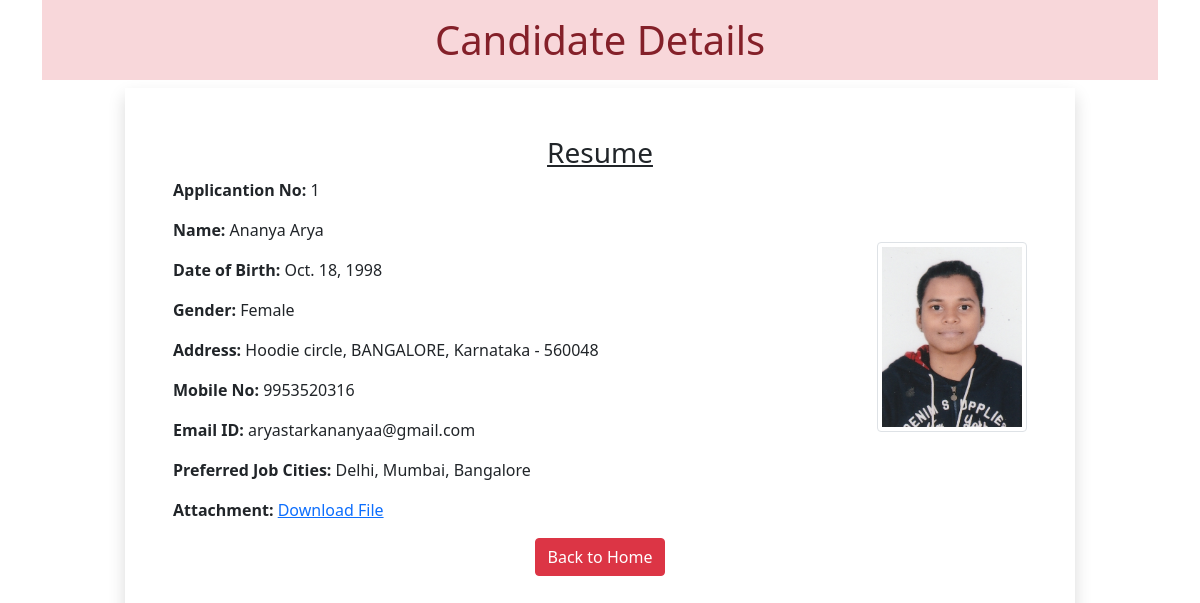
The page /1 on the database its author committed.
### myapp/models.py (models this page shows)
class Resume(models.Model):
    name = models.CharField(max_length = 100)
    dob = models.DateField(auto_now=False,auto_now_add=False)
    gender = models.CharField(max_length = 100)
    locality = models.CharField(max_length = 100)
    city = models.CharField(max_length = 100)
    pin = models.PositiveIntegerField()
    state = models.CharField(choices = STATE_CHOICE, max_length = 50)
    mobile = models.PositiveIntegerField()
    email = models.EmailField()
    job_city = models.CharField(max_length = 100)
    profile_image = models.ImageField(upload_to = 'profileimg',blank = True)
    my_file = models.FileField(upload_to='doc',blank = True)

### myapp/views.py (the view)
# urls.py: path('<int:pk>', views.CandidateView.as_view(), name='candidate')
class CandidateView(View):
    def get(self, request, pk):
        candidate = Resume.objects.get(pk=pk)
        return render(request, 'myapp/candidate.html', {'candidate':candidate})

### myapp/templatetags/myfilter.py (called while the page is built)
@register.filter(name='remove_special')
def remove_chars(value, arg):
 for character in arg:
  value = value.replace(character, "")
 return value

### myapp/templates/myapp/candidate.html (shortened to what this page needs)
<!DOCTYPE html>
{% load myfilter %}
<html lang="en">
<head>
  <link href="https://cdn.jsdelivr.net/npm/bootstrap@5.0.0-beta2/dist/css/bootstrap.min.css" rel="stylesheet">
</head>
<body>
  <div class="container">
   <h1 class="alert-danger text-center p-3">Candidate Details</h1>
   <div class="row">
    <div class="col-sm-10 shadow p-5 offset-sm-1">
     <h3 class="text-center"><u>Resume</u></h3>
     <p class="float-left"><b>Applicantion No:</b> {{candidate.id}}</p>
     <img src="{{candidate.profile_image.url}}" alt="" class="img-fluid img-thumbnail float-end mt-4" width="150" height="150">
     <p><b>Name:</b> {{candidate.name}}</p>
     <p><b>Date of Birth:</b> {{candidate.dob}}</p>
     <p><b>Gender:</b> {{candidate.gender}}</p>
     <p><b>Address:</b> {{candidate.locality}}, {{candidate.city}}, {{candidate.state}} - {{candidate.pin}}</p>
     <p><b>Mobile No:</b> {{candidate.mobile}}</p>
     <p><b>Email ID:</b> {{candidate.email}}</p>
     <p><b>Preferred Job Cities:</b> {{candidate.job_city|remove_special:"[]'"}}</p>
     <p><b>Attachment:</b> <a href="{{candidate.my_file.url}}">Download File</a></p>
    <div class="text-center">
     <a href="/" class="btn btn-danger">Back to Home</a>
    </div>
    </div>
   </div>
  </div>
</body>
</html>

### rows shown on the page
Resume: id "1", profile_image (picture), name "Ananya Arya", dob "Oct. 18, 1998", gender "Female", locality "Hoodie circle", city "BANGALORE", state "Karnataka", pin "560048", mobile "9953520316", email "aryastarkananyaa@gmail.com", job_city|remove_special "Delhi, Mumbai, Bangalore"
